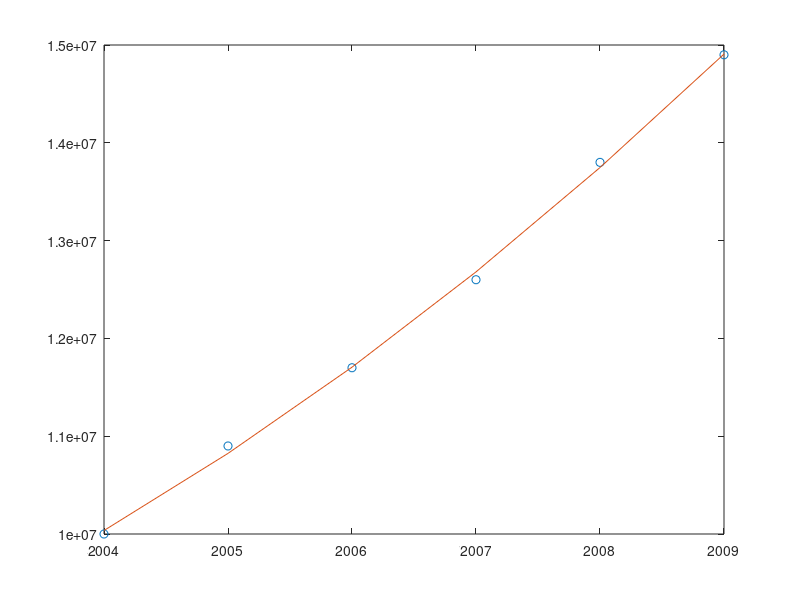

Write MATLAB code to recreate this figure. (Note: this script raises an error after producing the figure.)
year = 2004:2009;

population = 10^6.*[10, 10.9, 11.7, 12.6, 13.8, 14.9];

p = polyfit (year,population,2);

plot(year,population,"o",year,polyval(p,year))

syms year;
s=2*population(1);
solution=solve(p(1)*(year.^2)+p(2)*year+p(3)==s, year);
t=double(solution);
t=t(t>=2009);
fprintf("t=\n     %.2f\n", t)
xticks(2004:2009);
